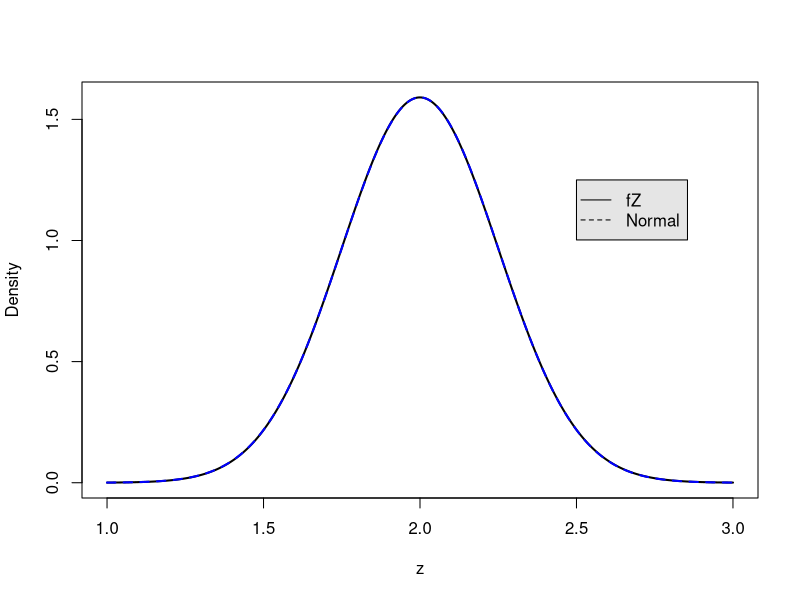
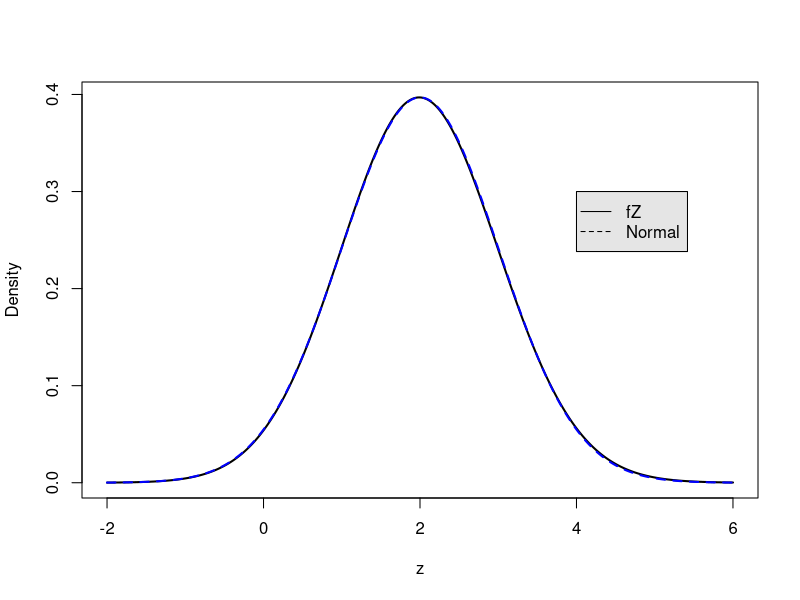
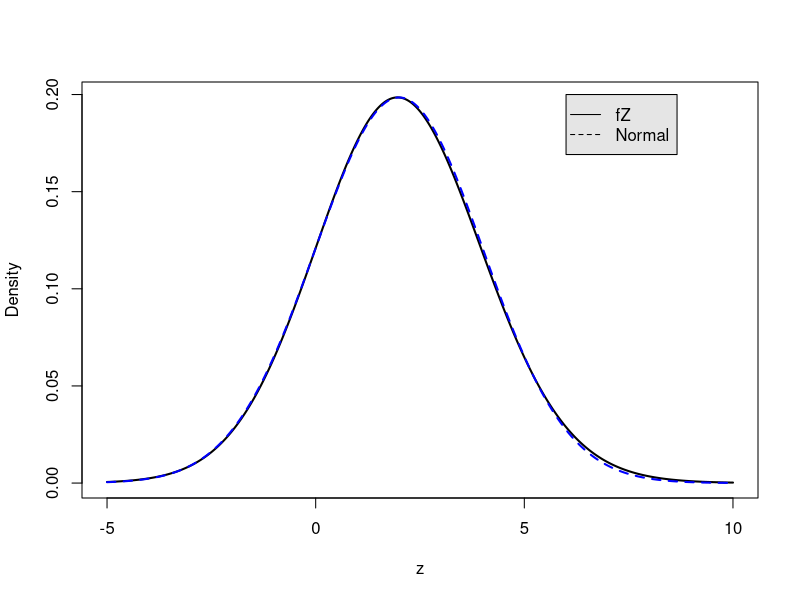
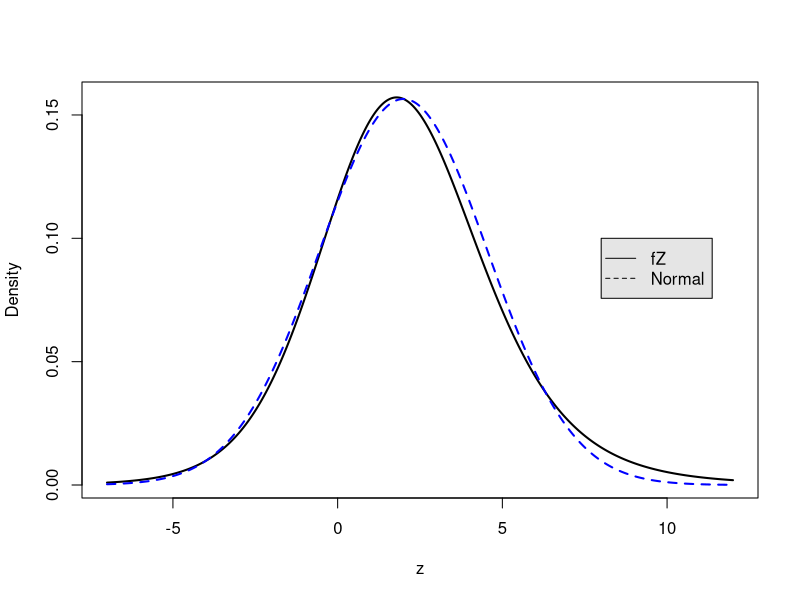
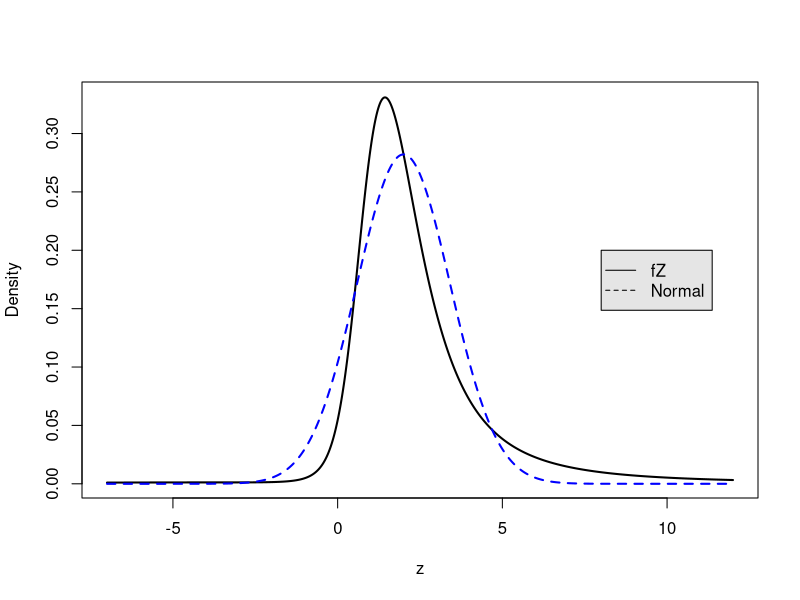
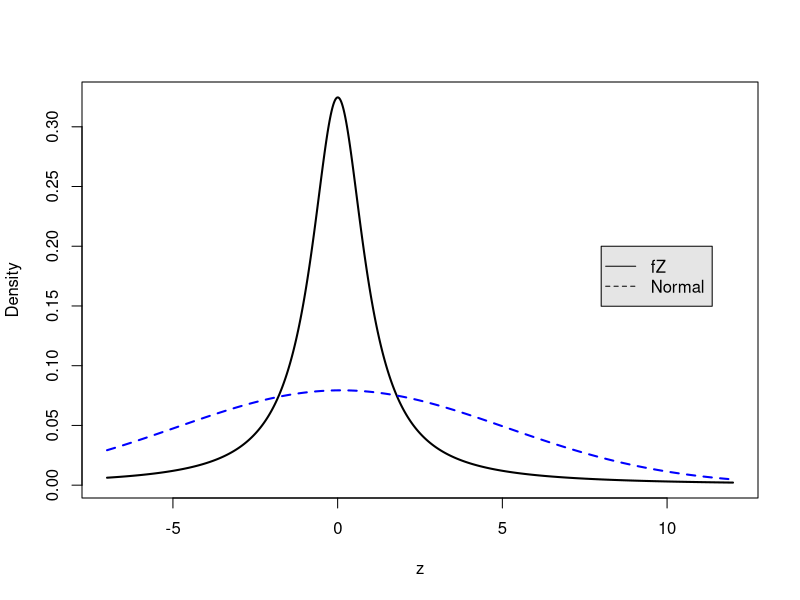
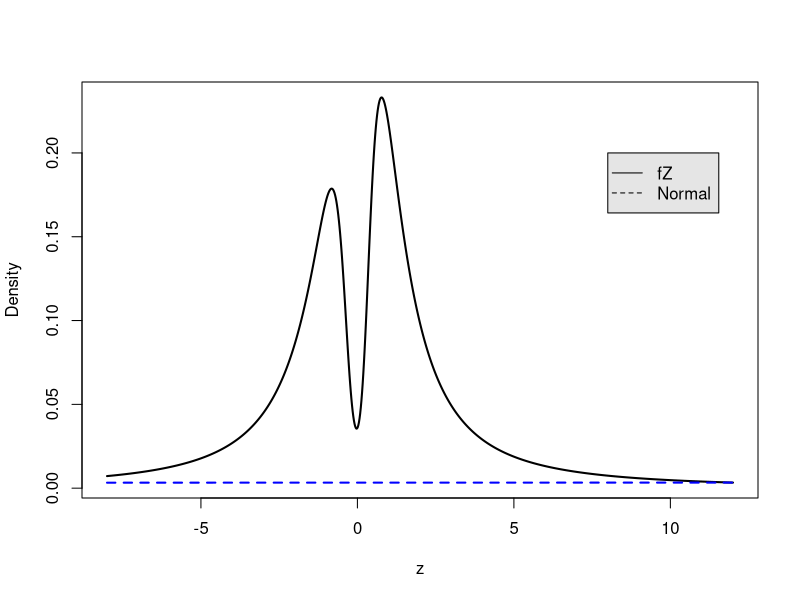

Generate these figures, in order, with R:
## ---- chunk 1
knitr::opts_chunk$set(echo = TRUE)
## ---- chunk 2
rm(list=ls())
# Error function
erf <- Vectorize(function(x) 2*pnorm(sqrt(2)*x) - 1)

# probability density function of Z
fZ <- function(z,beta,rho,deltay){
  q <- (1+beta*rho^2*z)/(deltay*sqrt(1+rho^2*z^2))
  den <- rho/(pi*(1+rho^2*z^2))*( exp(-(rho^2*beta^2+1)/(2*deltay^2))  + 
                                    sqrt(pi/2)*q*erf(q/sqrt(2))*exp(-0.5*(rho^2*(z-beta)^2)/(deltay^2*(1+rho^2*z^2))) )
  return(den)
}

# normal approximation
dnormapp <- function(z,beta,rho,deltay) dnorm(z,beta,deltay*sqrt(rho^(-2)+beta^2))

# Checking that fZ integrates 1 for some parameter values
tempf <- Vectorize(function(z)  fZ(z,1.7,1.3,0.37))
integrate(tempf,-Inf,Inf)

#####################################################################
# Shape of the density for some parameter values
#####################################################################

# Very very similar to a normal distribution
beta0 <- 2; rho0 <- 0.04; deltay0 <- 0.01;
tempf <- Vectorize(function(z)  fZ(z,beta0,rho0,deltay0))
tempa <- Vectorize(function(z) dnormapp(z,beta0,rho0,deltay0))
curve(tempf,1,3,n=1000,xlab="z",ylab="Density",lwd=2)
curve(tempa,1,3,n=1000,xlab="z",ylab="Density",lty=2,add=T,col="blue",lwd=2)
legend(2.5,1.25, c("fZ","Normal"),
       text.col = "black", lty = c(1, 2),
       merge = TRUE, bg = "gray90")

# Very similar to a normal distribution
beta0 <- 2; rho0 <- 0.05; deltay0 <- 0.05;
tempf <- Vectorize(function(z)  fZ(z,beta0,rho0,deltay0))
tempa <- Vectorize(function(z) dnormapp(z,beta0,rho0,deltay0))
curve(tempf,-2,6,n=1000,xlab="z",ylab="Density",lwd=2)
curve(tempa,-2,6,n=1000,xlab="z",ylab="Density",lty=2,add=T,col="blue",lwd=2)
legend(4, 0.3, c("fZ","Normal"),
       text.col = "black", lty = c(1, 2),
       merge = TRUE, bg = "gray90")

# Similar to a normal distribution
beta0 <- 2; rho0 <- 0.05; deltay0 <- 0.1;
tempf <- Vectorize(function(z)  fZ(z,beta0,rho0,deltay0))
tempa <- Vectorize(function(z) dnormapp(z,beta0,rho0,deltay0))
curve(tempf,-5,10,n=1000,xlab="z",ylab="Density",lwd=2)
curve(tempa,-5,10,n=1000,xlab="z",ylab="Density",lty=2,add=T,col="blue",lwd=2)
legend(6, 0.2, c("fZ","Normal"),
       text.col = "black", lty = c(1, 2),
       merge = TRUE, bg = "gray90")

# Starting to depart from normality
beta0 <- 2; rho0 <- 0.1; deltay0 <- 0.25;
tempf <- Vectorize(function(z)  fZ(z,beta0,rho0,deltay0))
tempa <- Vectorize(function(z) dnormapp(z,beta0,rho0,deltay0))
curve(tempf,-7,12,n=1000,xlab="z",ylab="Density",lwd=2)
curve(tempa,-7,12,n=1000,xlab="z",ylab="Density",lty=2,add=T,col="blue",lwd=2)
legend(8, 0.1, c("fZ","Normal"),
       text.col = "black", lty = c(1, 2),
       merge = TRUE, bg = "gray90")

# Clear departure from normality
beta0 <- 2; rho0 <- 0.5; deltay0 <- 0.5;
tempf <- Vectorize(function(z)  fZ(z,beta0,rho0,deltay0))
tempa <- Vectorize(function(z) dnormapp(z,beta0,rho0,deltay0))
curve(tempf,-7,12,n=1000,xlab="z",ylab="Density",lwd=2)
curve(tempa,-7,12,n=1000,xlab="z",ylab="Density",lty=2,add=T,col="blue",lwd=2)
legend(8, 0.2, c("fZ","Normal"),
       text.col = "black", lty = c(1, 2),
       merge = TRUE, bg = "gray90")


# Clear departure from normality
beta0 <- 0.1; rho0 <- 1; deltay0 <- 5;
tempf <- Vectorize(function(z)  fZ(z,beta0,rho0,deltay0))
tempa <- Vectorize(function(z) dnormapp(z,beta0,rho0,deltay0))
curve(tempf,-7,12,n=1000,xlab="z",ylab="Density",lwd=2)
curve(tempa,-7,12,n=1000,xlab="z",ylab="Density",lty=2,add=T,col="blue",lwd=2)
legend(8, 0.2, c("fZ","Normal"),
       text.col = "black", lty = c(1, 2),
       merge = TRUE, bg = "gray90")

# Bimodal!
beta0 <- 12; rho0 <- 2; deltay0 <- 10;
tempf <- Vectorize(function(z)  fZ(z,beta0,rho0,deltay0))
tempa <- Vectorize(function(z) dnormapp(z,beta0,rho0,deltay0))
curve(tempf,-8,12,n=1000,xlab="z",ylab="Density",lwd=2)
curve(tempa,-8,12,n=1000,xlab="z",ylab="Density",lty=2,add=T,col="blue",lwd=2)
legend(8, 0.2, c("fZ","Normal"),
       text.col = "black", lty = c(1, 2),
       merge = TRUE, bg = "gray90")

